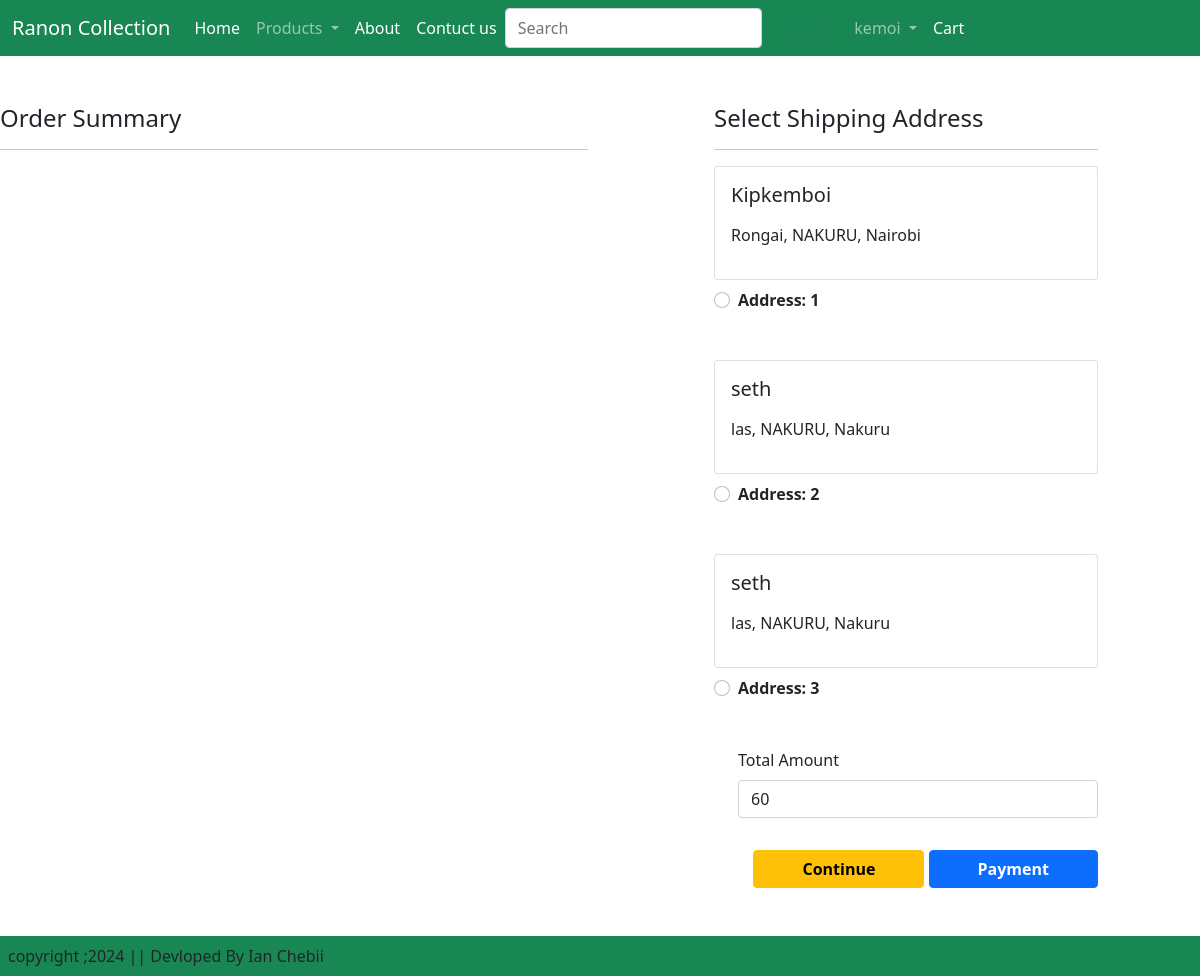
/checkout/ (signed in), run on an earlier commit of the app's database.
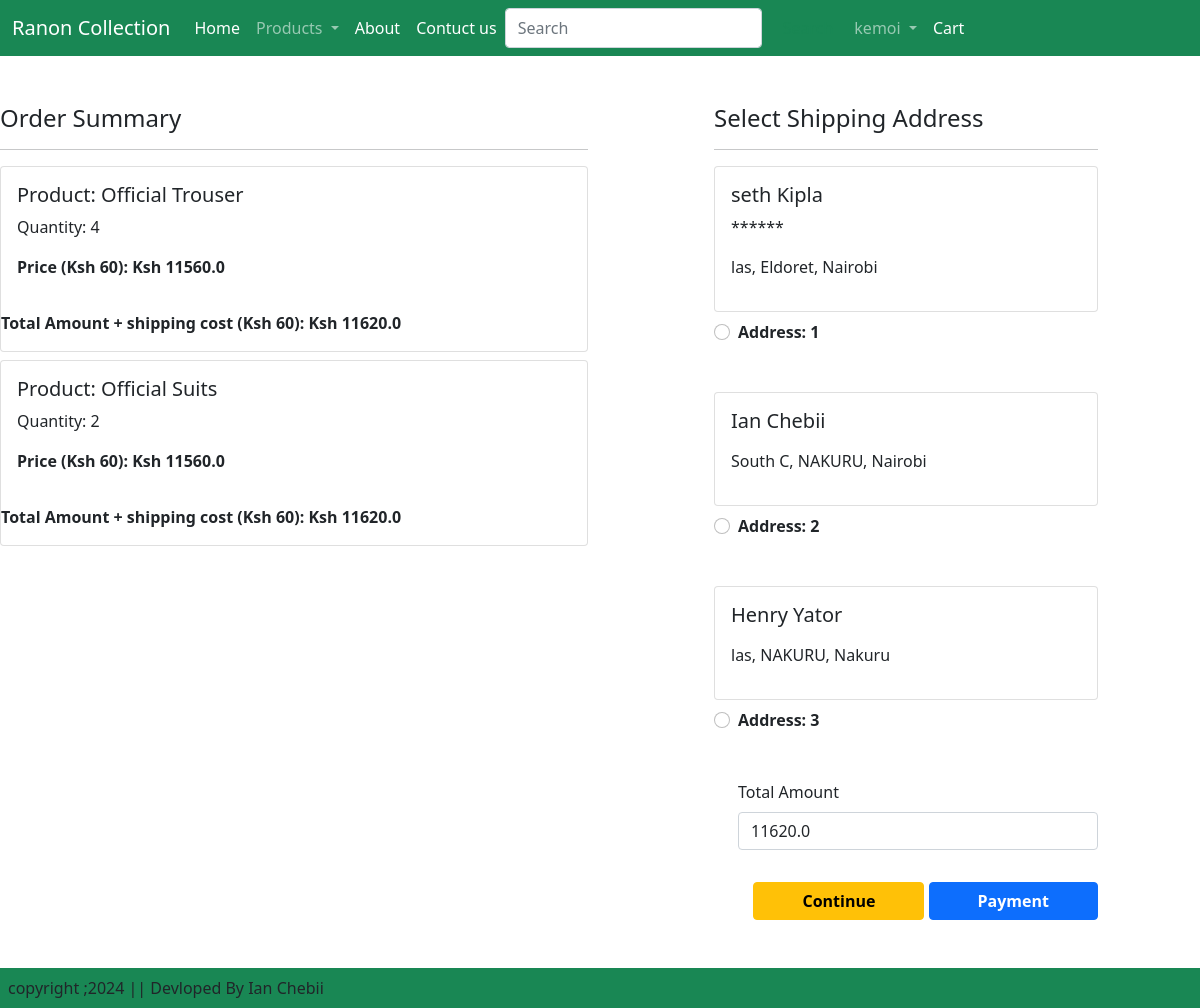
And on a later commit of the database.
### ecoapp/models.py (models this page shows, shortened)
class Customer(models.Model):
    user = models.ForeignKey(User, on_delete=models.CASCADE)  # Corrected on_delete
    name = models.CharField(max_length=200)
    location = models.CharField(max_length=200)
    county = models.CharField(max_length=60)
    mobile = models.CharField(max_length=50, )  # Corrected spelling and added length
    city = models.CharField(choices=STATE_CHOICES, max_length=100)  # Corrected variable name to STATE_CHOICES

class Cart(models.Model):
    user = models.ForeignKey(User, on_delete=models.CASCADE)
    product = models.ForeignKey(Product, on_delete=models.CASCADE)
    quantity = models.PositiveIntegerField(default=1)

class  Product(models.Model):
    title = models.CharField(max_length=100)
    selling_price= models.FloatField()
    discount_price = models.TextField()
    description= models.TextField()
    composition = models.TextField(default='')
    Category = models.CharField( choices = CATEGORY_CHOICES, max_length =2)
    product_image = models.ImageField(upload_to='product')

### ecoapp/views.py (the view)
# urls.py: path('checkout/', views.Checkout.as_view(), name='checkout'),
class Checkout(View):
    @method_decorator(login_required)
    def get(self, request):
        user = request.user
        add = Customer.objects.filter(user=user)
        cart_items = Cart.objects.filter(user=user)
        amount = 0
        for p in cart_items:
            value = p.quantity * float(p.product.discount_price)
            amount += value
        totalamount = amount + 60
        return render(request, 'ecoapp/checkout.html', {'add': add, 'cart_items': cart_items, 'totalamount': totalamount, 'amount': amount})

### ecoapp/templates/ecoapp/checkout.html (shortened to what this page needs)
{% extends "ecoapp/base.html" %}
{% load static %}
{% block maincontent %}
<div class="row mt-5">
    <div class="col-sm-6">
        <h4>Order Summary</h4>
        <hr>
        {% for item in cart_items %}
        <div class="card mb-2">
            <div class="card-body">
                <h5>Product: {{ item.product.title }}</h5>
                <p>Quantity: {{ item.quantity }}</p>
                <p class="fw-bold">Price (Ksh 60): Ksh   {{ amount }}</p>
            </div>
            <p class="fw-bold">Total Amount + shipping cost (Ksh 60): Ksh   {{ totalamount }}</p>
        </div>
        {% endfor %}
    </div>
    <div class="col-sm-4 offset-1">
        <h4>Select Shipping Address</h4>
        <hr>
        <form action="post" id="myform">
            {% for ad in add %}
            <div class="card">
                <div class="card-body">
                    <h5>{{ ad.name }}</h5>
                    <p>{{ ad.mobile }}</p>
                    <p>{{ ad.location }}, {{ ad.county }}, {{ ad.city }}</p>
                </div>
            </div>
            <div class="form-check mt-2 mb-5">
                <input class="form-check-input" type="radio" name="custid" id="custadd{{ forloop.counter }}" value="{{ ad.id }}">
                <label class="form-check-label fw-bold" for="custadd{{ forloop.counter }}">Address: {{ forloop.counter }}</label>
            </div>
            {% endfor %}
            <div class="form-check mb-3">
                <label for="totalamount" class="form-label">Total Amount</label>
                <input type="number" class="form-control" name="totalamount" value="{{ totalamount }}">
            </div>
            <div class="text-end">
                <a href="#" class="btn btn-warning mt-3 px-5 fw-bold">Continue</a>
                <a href="#" class="btn btn-primary mt-3 px-5 fw-bold">Payment</a>
            </div>
        </form>
    </div>
</div>
{% endblock maincontent %}

What changed in the data, as far as the page shows it:
removed Customer: name "Kipkemboi", location "Rongai", county "NAKURU", city "Nairobi"
removed Customer: name "seth", location "las", county "NAKURU", city "Nakuru"
added Cart: product "Official Trouser", quantity "4", amount "11560.0", totalamount "11620.0"
added Cart: product "Official Suits", quantity "2", amount "11560.0", totalamount "11620.0"
changed Customer: name "seth" → "seth Kipla"; mobile (not shown) → "******"; county "NAKURU" → "Eldoret"; city "Nakuru" → "Nairobi"; custid "☐ Address: 3" → "☐ Address: 1"
added Customer: name "Ian Chebii", location "South C", county "NAKURU", city "Nairobi"
added Customer: name "Henry Yator", location "las", county "NAKURU", city "Nakuru"
Also different on the page:
form field totalamount: "60" → "11620.0"
